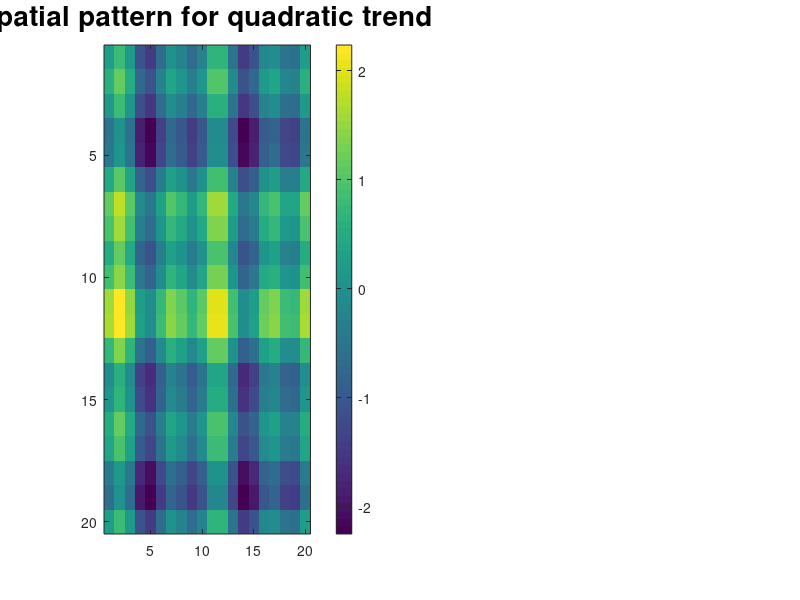

Here is the MATLAB script that generated this plot: (Note: this script raises an error after producing the figure.)
close all
clear all

%Put your data into a matrix so that the rows indicate temporal development and the columns are corresponding to spatial data points

%make a synthetic spatio-temporal data set
%on a regular grid
x = linspace(-200,200,20);
y = linspace(-200,200,20);
[Xcoord,Ycoord] = meshgrid(x,y);
Xcoord = Xcoord(:);
Ycoord = Ycoord(:);

%regular time intervals
N = 100; %number of times
dt = 1;  %time intervals
t = dt:dt:N*dt;


%noise level
Noise = 0.5;

%%%%%%%%%%%%%%%%%%%%%%%%%%%%%%%%%%%%%%%%
%%% Quadratic trend
%sinusoidal spatial wavelengths
L1x = 200;
L1y = 300;
L2x = 100;
L2y = 100;


%make spatial pattern
D = rand(1)*cos(2*pi*Xcoord/L1x) + rand(1)*sin(2*pi*Xcoord/L2x);
D = D + rand(1)*cos(2*pi*Ycoord/L1y) + rand(1)*sin(2*pi*Ycoord/L2y);


ts = (t/max(t)).^2;
Dt = (D*ts)';

t1 = ts;
D1 = D; 
D1t = Dt;

%plot spatial and temporal patters for quadratic trend
figure
subplot(121)
imagesc(reshape(D1,20,20))
title('spatial pattern for quadratic trend','fontsize',20)
c=colorbar;
c.FontSize = 20;
ax = gca;
ax.XAxis.FontSize = 24;
ax.YAxis.FontSize = 24;

subplot(122)
imagesc(1:400,t,D1t)
title('spatial-temporal pattern for quadratic trend','fontsize',20)
xlabel('cell number')
ylabel('time')
c=colorbar;
c.FontSize = 20;
ax = gca;
ax.XAxis.FontSize = 20;
ax.YAxis.FontSize = 20;


%%%%%%%%%%%%%%%%%%%%%%%%%%%%%%%%%%%%%%%%%%%%%%
%%% periodic trend
%sinusoidal spatial terms
L1x = 400;
L1y = 600;
L2x = 200;
L2y = 200;

D = rand(1)*cos(2*pi*Xcoord/L1x) + rand(1)*sin(2*pi*Xcoord/L2x);
D = D + rand(1)*cos(2*pi*Ycoord/L1y) + rand(1)*sin(2*pi*Ycoord/L2y);

T = 30; %period of harmonic oscillation
ts = rand(1)*cos(2*pi*t/T); 
Dt = (D*ts)';

t2 = ts;
D2 = D; 
D2t = Dt;

figure
subplot(121)
imagesc(reshape(D2,20,20))
title('spatial pattern for quadratic trend','fontsize',20)
c=colorbar;
c.FontSize = 20;
ax = gca;
ax.XAxis.FontSize = 24;
ax.YAxis.FontSize = 24;

subplot(122)
imagesc(1:400,t,D2t)
title('spatial-temporal pattern for quadratic trend','fontsize',20)
xlabel('cell number')
ylabel('time')
c=colorbar;
c.FontSize = 20;
ax = gca;
ax.XAxis.FontSize = 20;
ax.YAxis.FontSize = 20;


%%%%%%%%%%%%%%%%%%%%%%%%%%%%
%%total signal
D = D1t + D2t;
Dtrue = D;

figure
subplot(121)
imagesc(1:400,t,D)
title('spatial-temporal pattern for total signal','fontsize',20)
xlabel('cell number')
ylabel('time')
c=colorbar;
c.FontSize = 20;
ax = gca;
ax.XAxis.FontSize = 20;
ax.YAxis.FontSize = 20;


%%%%%%%%%%%%%%%%%%%%%%%%%%%%%
%%add noise
D = D + Noise*randn(size(D));

subplot(122)
imagesc(1:400,t,D)
title('with noise added','fontsize',20)
xlabel('cell number')
ylabel('time')
c=colorbar;
c.FontSize = 20;
ax = gca;
ax.XAxis.FontSize = 20;
ax.YAxis.FontSize = 20;


%%%%%%%%%%%%%%%%%%%%%%%%%%%%%%%%%%%%%%%%%%%%%%
%plot some time series, randomly sampled
i = randsample(size(D,2),9);
figure
for k=1:9
    subplot(3,3,k)
    plot(t,Dtrue(:,i(k)),'.')
    hold on
    plot(t,D(:,i(k)),'.')
    ax = gca;
    ax.XAxis.FontSize = 15;
    ax.YAxis.FontSize = 15;

end




%%%%%%%%%%%%%%%%%%%%%%%%%%%%%%%%%%%%%%%%%%%%%%
%compute SVD
% Remove the time mean of each column
%D = detrend(D,'constant');

[U,S,V] = svd(D);
EC = U*S;

%EOFs = principal component loading patterns (i.e., principal components)
%ECs = EOF time series (i.e., expansion coefficient time series)
%EOFs = V
%ECs = U*S


figure
imagesc(V)
c=colorbar;
c.FontSize = 20;
title('V = EOFs, columns are spatial basis','fontsize',20)
ax = gca;
ax.XAxis.FontSize = 20;
ax.YAxis.FontSize = 20;

figure
imagesc(EC)
c=colorbar;
c.FontSize = 20;
title('U*S = EOF time series','fontsize',20)
ax = gca;
ax.XAxis.FontSize = 20;
ax.YAxis.FontSize = 20;


%plot first two EOFs (spatial basis) and associated EOF time series

figure
subplot(1,2,1)
imagesc(reshape(V(:,1),20,20))
axis equal
c=colorbar;
c.FontSize = 20;
title('V(:,1) = first spatial basis','fontsize',20)
ax = gca;
ax.XAxis.FontSize = 20;
ax.YAxis.FontSize = 20;

subplot(1,2,2)
plot(t,EC(:,1))
title('EC(:,1) = first EOF time series','fontsize',20)
ax = gca;
ax.XAxis.FontSize = 20;
ax.YAxis.FontSize = 20;



figure
subplot(1,2,1)
imagesc(reshape(V(:,2),20,20))
axis equal
c=colorbar;
c.FontSize = 20;
title('V(:,2) = second spatial basis','fontsize',20)
ax = gca;
ax.XAxis.FontSize = 20;
ax.YAxis.FontSize = 20;

subplot(1,2,2)
plot(t,EC(:,2))
title('EC(:,2) = second EOF time series')
ax = gca;
ax.XAxis.FontSize = 20;
ax.YAxis.FontSize = 20;

%%%%%%%%%%%%%%%%%%%%%%%%%%%%%%%%%%%%
%% reconstruct data using first p spatial EOFs
p = 50;
Sp = S(1:p,1:p);
Up = U(:,1:p); 
Vp = V(:,1:p);
D_hat = Up*Sp*Vp';

%plot some time series, randomly sampled
i = randsample(size(D,2),9);
figure
for k=1:9
    subplot(3,3,k)
    plot(t,D(:,i(k)),'*')
    hold on
    plot(t,D_hat(:,i(k)),'r-o')
    ax = gca;
    ax.XAxis.FontSize = 15;
    ax.YAxis.FontSize = 15;

    
end
title('Data (blue) and fit (red)')

